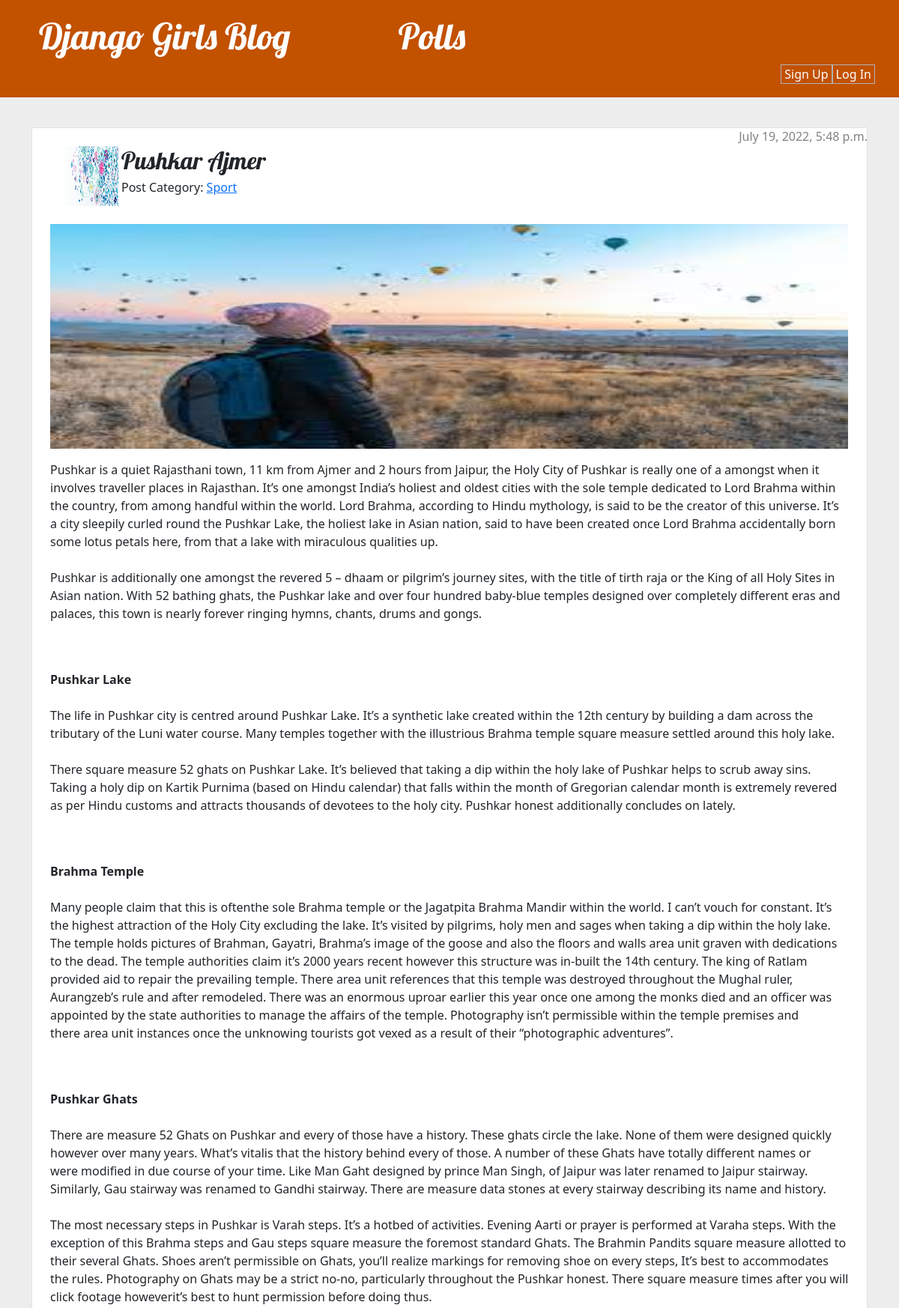
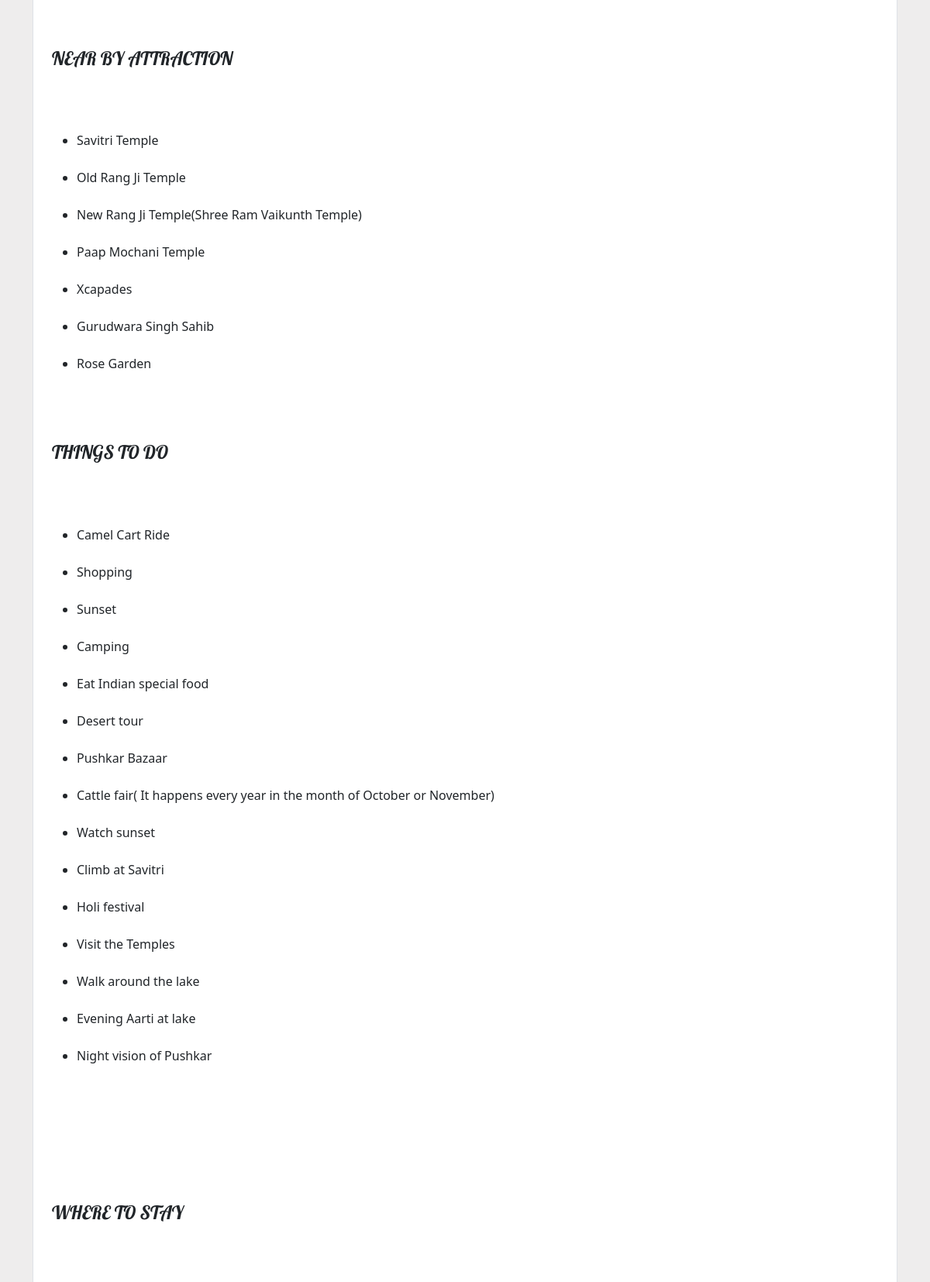
/how-to-write-your-first-blog-post/ (upper part), run on the app's committed database (2 pictures, top to bottom).
### blog/models.py (models this page shows, shortened)
class Post(models.Model):
    author = models.ForeignKey(User, on_delete=models.CASCADE, related_name='author')
    category = models.ForeignKey(Category, on_delete=models.CASCADE)
    tag = models.ManyToManyField(Tag)
    title = models.CharField(max_length=200)
    slug = AutoSlugField(populate_from='title', unique=True)
    text = RichTextField()
    created_date = models.DateTimeField(default=timezone.now)
    published_date = models.DateTimeField(blank=True, null=True)
    image = models.ImageField(upload_to='featured_images/%Y/%m/%d')
    thumbnail = models.ImageField(upload_to='thumbnails/%Y/%m/%d')

class Category(models.Model):
    name = models.CharField(max_length=255, unique=True)
    slug = AutoSlugField(populate_from='name', unique=True)
    def __str__(self):
        return self.name

### blog/views.py (the view)
# urls.py: path('<slug:slug>/', views.post_detail, name='post_detail'),
def post_detail(request, slug):
    post = get_object_or_404(Post, slug=slug)
    comments = Comment.objects.filter(parent__isnull=True).all()
    new_comment = None
    if request.method == 'POST':
        parent_id = request.POST.get('parent_id', None)
        if parent_id:
            c_obj = Comment.objects.filter(id=parent_id).last()
            comment_form = CommentForm(request.POST)
            if comment_form.is_valid():
                new_comment = comment_form.save(commit=False)
                new_comment.post = post
                new_comment.parent = c_obj
                new_comment.save()
        else:
            comment_form = CommentForm(request.POST)
            if comment_form.is_valid():
                new_comment = comment_form.save(commit=False)
                new_comment.post = post
                new_comment.save()
    else:
        comment_form = CommentForm()
    return render(request, 'blog/post_detail.html', {'post': post, 'comments': comments, 'new_comment': new_comment, 'comment_form': comment_form})

### blog/templates/blog/post_detail.html (shortened to what this page needs)
{% extends 'blog/base.html' %}
{% block content %}
<div class="raw">
    <div class="col-md-12">
            <article class="post">
                {% if post.published_date %}
                    <time class="date">
                        {{ post.published_date }}
                    </time>
                {% endif %}
                <div class="bg-white border rounded-5">
                    <section class="w-100 p-4">
                        <section class="d-flex justify-content-center pb-4">
                            <div class="image">
                                <img class="resize" src="{{ post.thumbnail.url }}" alt="{{post.title}}">&emsp14;
                            </div>
                            <form style="width: 60rem;" method="POST">
                                <h2>{{ post.title }}</h2>
                                <h6>Post Category: <a href="{% url 'category_detail' slug=post.category.slug %}">{{ post.category }}</a></h6>
                            </form>
                        </section>
                            <img class="featuring" src="{{ post.image.url }}" class="rounded" alt="{{post.title}}">
                        <p style="word-break: break-all;">{{ post.text|safe|linebreaksbr }}</p>
                    </section>
                </div>
            </article>
    </div>
</div>
{% endblock %}

### blog/static/css/blog.css (style rules this page uses)
h1, h2, h3, h4 { font-family: 'Lobster', cursive; }
.date { color: #828282; }
.post { margin-bottom: 70px; }
.post > .date, .post > .actions { float: right; }
body { background: #eeeded; }
.post { height: 200px; background: #ccc; }
img.resize { width:80px; height:80px; }
img.featuring { width:1065px; height:300px; }

### data on the page
Post: published_date "July 19, 2022, 5:48 p.m.", thumbnail (picture), title "Pushkar Ajmer", category "Sport", image (picture), text "Pushkar is a quiet Rajasthani town, 11 km from Ajmer and 2 hours from Jaipur, the Holy City of Pushkar is really one of a amongst when it involves traveller places in Rajasthan. It’s one amongst India’s holiest and oldest cities with the sole temple dedicated to Lord Brahma within the country, from among handful within the world. Lord Brahma, according to Hindu mythology, is said to be the creator of this universe. It’s a city sleepily curled round the Pushkar Lake, the holiest lake in Asian nation, said to have been created once Lord Brahma accidentally born some lotus petals here, from that a lake with miraculous qualities up. Pushkar is additionally one amongst the revered 5 – dhaam or…"
